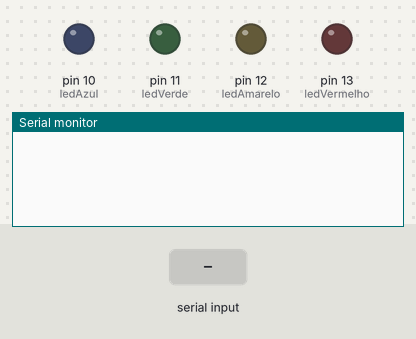
This sketch was run on a simulated Arduino Uno, built with avr-gcc and run on an emulated ATmega328P. Parts: output pins drawn as LEDs (lit = HIGH), the last lines printed to the serial monitor. Inputs (shaded band) come from the test bench.

Above: at 1.2 s.
1.3 s: "90 45\n" received over Serial
At 2.0 s:
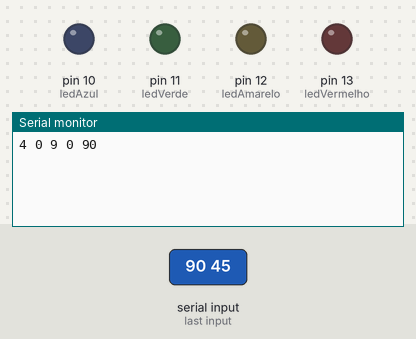
At 7.0 s:
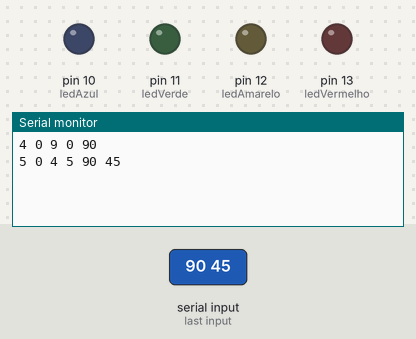

The sketch:

trabalho_ac2.ino
```cpp
int resultado = 0;
int entradaX = 0;
int entradaY = 0;
int entradaOpCode = 0;

String memoria[100];
int cont = 4;
String pc = memoria[cont];
String w = memoria[1];
String x = memoria[2];
String y = memoria[3];
String entrada;
String resultadoC;


const int ledAzul = 10;
const int ledVermelho = 13;
const int ledVerde = 11;
const int ledAmarelo = 12;

void setup() {
  Serial.begin(9600);
  pinMode(ledAzul, OUTPUT);
  pinMode(ledVermelho, OUTPUT);
  pinMode(ledVerde, OUTPUT);
  pinMode(ledAmarelo, OUTPUT);
}

void loop() {
  if (Serial.available()) {
    entrada = Serial.readStringUntil('\n');
    dividirString(entrada, memoria, cont);


    for (int i = 4; i <= cont; i++) {

      Serial.print(i);
      Serial.print(" ");

      memoria[2] = memoria[i].substring(0, 1);
      entradaX = hexToDec(memoria[2].charAt(0));

      memoria[3] = memoria[i].substring(1, 2);
      entradaY = hexToDec(memoria[3].charAt(0));

      entradaOpCode = hexToDec(memoria[i].substring(2,3).charAt(0));

      resultado = Ula(entradaX,
                      entradaY,
                      entradaOpCode);
      ligarLed(resultado);

      resultadoC = decToHex(resultado);


      String s = resultadoC+ " "+
        		memoria[2] + " " +
        		memoria[3]+" ";
      Serial.print(s);
      for(int j=4; j<=i; j++){
        Serial.print(memoria[j] + " ");
      }
      Serial.println();
      delay(5000);
    }
  }
}

void dividirString(String entrada, String vetor[], int &cont) {
  int posicao;
  while (entrada.length() > 0 && cont < 95) {
    posicao = entrada.indexOf(' ');
    if (posicao == -1) {
      vetor[cont] = entrada;
      break;
    }
    vetor[cont] = entrada.substring(0, posicao);
    entrada = entrada.substring(posicao + 1);
    cont++;
  }
}
int Ula(int a, int b, int opcode) {
    switch (opcode) {
        case 0x0: return 0;break;
        case 0x1: return 15;break;
        case 0x2: return a;break;
        case 0x3: return b;break;
        case 0x4: return ~a & 0xF;break;
        case 0x5: return ~b & 0xF;break;
        case 0x6: return a & (~b) & 0xF;break;
        case 0x7: return (~a & b) & 0xF;break;
        case 0x8: return (a ^ b) & 0xF;break;
        case 0x9: return (~a ^ ~b) & 0xF;break;
        case 0xA: return ~(~a ^ ~b) & 0xF;break;
        case 0xB: return (a & b) & 0xF;break;
        case 0xC: return (~(a & b)) & 0xF;break;
        case 0xD: return (~(a | b)) & 0xF;break;
        case 0xE: return (a | b) & 0xF;break;
        case 0xF: return ~(~a | ~b) & 0xF;break;
        default: return 0;

    }
}

int hexToDec(char c) {
    if (c >= '0' && c <= '9') return c - '0';
    if (c >= 'A' && c <= 'F') return c - 'A' + 10;
    return 0;
}
String decToHex(int decimal) {
  String hexString = "";
  char hexDigits[] = "0123456789ABCDEF";

  if (decimal == 0) {
    return "0";
  }

  while (decimal > 0) {
    int resto = decimal % 16;
    hexString = hexDigits[resto] + hexString;
    decimal = decimal / 16;
  }

  return hexString;
}

void ligarLed(int x){
        switch (x){

        case 0:
          		digitalWrite(ledVermelho, LOW);
				digitalWrite(ledVerde, LOW);
				digitalWrite(ledAmarelo, LOW);
        		digitalWrite(ledAzul, LOW);
          break;
        case 1:
          digitalWrite(ledVermelho, LOW);
				digitalWrite(ledVerde, LOW);
				digitalWrite(ledAmarelo, LOW);
        		digitalWrite(ledAzul, HIGH);
          break;
        case 2:
          digitalWrite(ledVermelho, LOW);
				digitalWrite(ledVerde, HIGH);
				digitalWrite(ledAmarelo, LOW);
        		digitalWrite(ledAzul, LOW);
          break;
        case 3:
          digitalWrite(ledVermelho, LOW);
				digitalWrite(ledVerde, HIGH);
				digitalWrite(ledAmarelo, LOW);
        		digitalWrite(ledAzul, HIGH);
          break;
        case 4:
          digitalWrite(ledVermelho, LOW);
				digitalWrite(ledVerde, LOW);
				digitalWrite(ledAmarelo, HIGH);
        		digitalWrite(ledAzul, LOW);
          break;
        case 5:
          digitalWrite(ledVermelho, LOW);
				digitalWrite(ledVerde, LOW);
				digitalWrite(ledAmarelo, HIGH);
        		digitalWrite(ledAzul, HIGH);
          break;
        case 6:
          digitalWrite(ledVermelho, LOW);
				digitalWrite(ledVerde, HIGH);
				digitalWrite(ledAmarelo, HIGH);
        		digitalWrite(ledAzul, LOW);
          break;
        case 7:
          digitalWrite(ledVermelho, LOW);
				digitalWrite(ledVerde, HIGH);
				digitalWrite(ledAmarelo, HIGH);
        		digitalWrite(ledAzul, HIGH);
          break;
        case 8:
          digitalWrite(ledVermelho, HIGH);
				digitalWrite(ledVerde, LOW);
				digitalWrite(ledAmarelo, LOW);
        		digitalWrite(ledAzul, LOW);
          break;
        case 9:
          digitalWrite(ledVermelho, HIGH);
				digitalWrite(ledVerde, LOW);
				digitalWrite(ledAmarelo, LOW);
        		digitalWrite(ledAzul, HIGH);
          break;
        case 10:
          digitalWrite(ledVermelho, HIGH);
				digitalWrite(ledVerde, HIGH);
				digitalWrite(ledAmarelo, LOW);
        		digitalWrite(ledAzul, LOW);
          break;
        case 11:
          digitalWrite(ledVermelho, HIGH);
				digitalWrite(ledVerde, HIGH);
				digitalWrite(ledAmarelo, LOW);
        		digitalWrite(ledAzul, HIGH);
          break;
        case 12:
          digitalWrite(ledVermelho, HIGH);
				digitalWrite(ledVerde, LOW);
				digitalWrite(ledAmarelo, HIGH);
        		digitalWrite(ledAzul, LOW);
          break;
        case 13:
          digitalWrite(ledVermelho, HIGH);
				digitalWrite(ledVerde, LOW);
				digitalWrite(ledAmarelo, HIGH);
        		digitalWrite(ledAzul, HIGH);
          break;
        case 14:
          digitalWrite(ledVermelho, HIGH);
				digitalWrite(ledVerde, HIGH);
				digitalWrite(ledAmarelo, HIGH);
        		digitalWrite(ledAzul, LOW);
          break;
        case 15:
          digitalWrite(ledVermelho, HIGH);
				digitalWrite(ledVerde, HIGH);
				digitalWrite(ledAmarelo, HIGH);
        		digitalWrite(ledAzul, HIGH);
          break;
        default:digitalWrite(ledVermelho, LOW);
				digitalWrite(ledVerde, LOW);
				digitalWrite(ledAmarelo, LOW);
        		digitalWrite(ledAzul, LOW);
          break;
      }
}
```

Measured:
- after the input at 1.3 s, the serial monitor: prints a new line at once (image 1)
